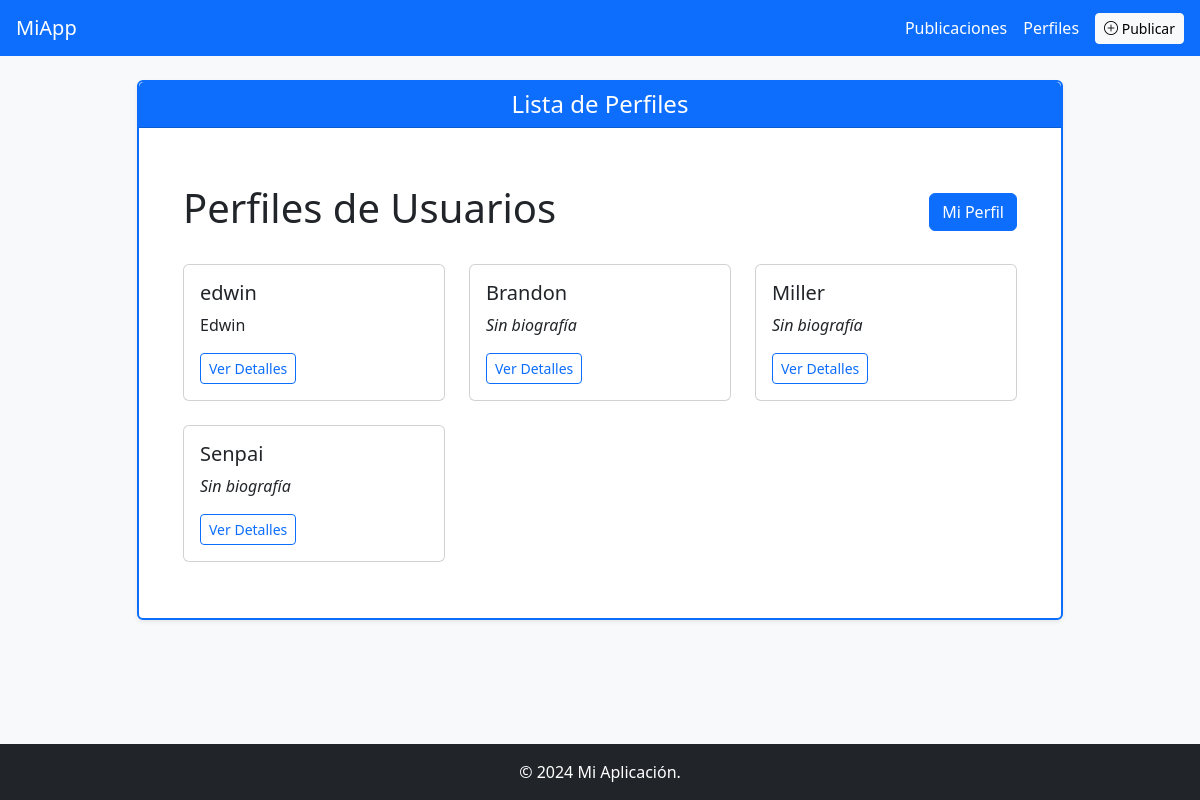
Page /perfil/ (signed in) on the committed database.
### app/models/perfil.py (models this page shows, shortened)
class Perfil(db.Model):
    __tablename__ = 'perfiles'
    idPerfil = db.Column(db.Integer, primary_key=True)
    bio = db.Column(db.Text, nullable=True)
    user_id = db.Column(db.Integer, db.ForeignKey('users.idUser'), nullable=False)
    user = db.relationship('User', back_populates='perfil')

### app/models/users.py (models this page shows, shortened)
class User(db.Model, UserMixin):
    __tablename__ = 'users'
    idUser = db.Column(db.Integer, primary_key=True)
    nameUser = db.Column(db.String(80), unique=True, nullable=False)
    passwordUser = db.Column(db.String(120), nullable=False)
    email = db.Column(db.String(120), unique=True, nullable=False)
    perfil = db.relationship('Perfil', back_populates='user', uselist=False)
    publicaciones = db.relationship('Publicacion', back_populates='usuario')

### app/routes/perfil_route.py (the view)
@bp.route('/')
@login_required
def index():
    perfiles = Perfil.query.all()
    return render_template('perfil/index.html', perfiles=perfiles)

### app/templates/perfil/index.html (shortened to what this page needs)
{% extends "base.html" %}
{% block titulo_pagina %}Lista de Perfiles{% endblock %}
{% block content %}
<div class="container mt-4">
    <div class="d-flex justify-content-between align-items-center mb-4">
        <h1>Perfiles de Usuarios</h1>
        <a href="{{ url_for('perfil.mi_perfil') }}" class="btn btn-primary">Mi Perfil</a>
    </div>
    <div class="row">
        {% for perfil in perfiles %}
        <div class="col-md-6 col-lg-4 mb-4">
            <div class="card h-100">
                <div class="card-body">
                    <h5 class="card-title">{{ perfil.user.nameUser }}</h5>
                    <p class="card-text">
                        {% if perfil.bio %}
                            {{ perfil.bio[:100] }}{% if perfil.bio|length > 100 %}...{% endif %}
                        {% else %}
                            <em>Sin biografía</em>
                        {% endif %}
                    </p>
                    <a href="{{ url_for('perfil.detail', id=perfil.idPerfil) }}" class="btn btn-outline-primary btn-sm">Ver Detalles</a>
                </div>
            </div>
        </div>
        {% endfor %}
    </div>
</div>
{% endblock %}

### rows in the picture
Perfil: user.nameUser "edwin", bio "Edwin"
Perfil: user.nameUser "Brandon", bio "Sin biografía"
Perfil: user.nameUser "Miller", bio "Sin biografía"
Perfil: user.nameUser "Senpai", bio "Sin biografía"
